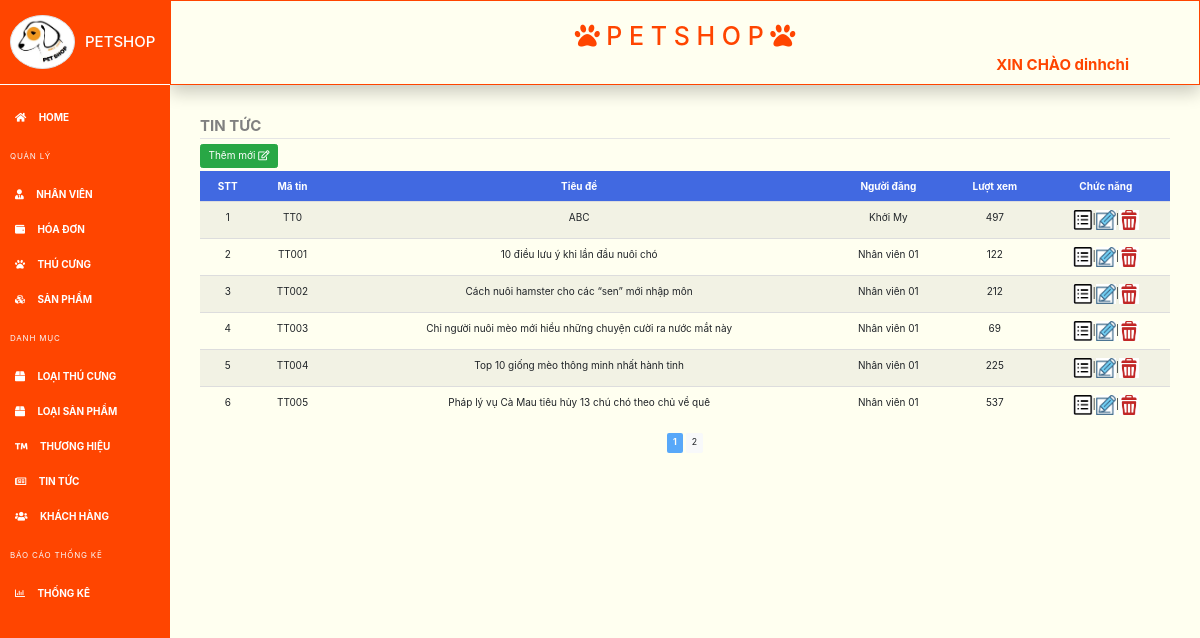
The app's page /index-tintuc.php (signed in), older data.
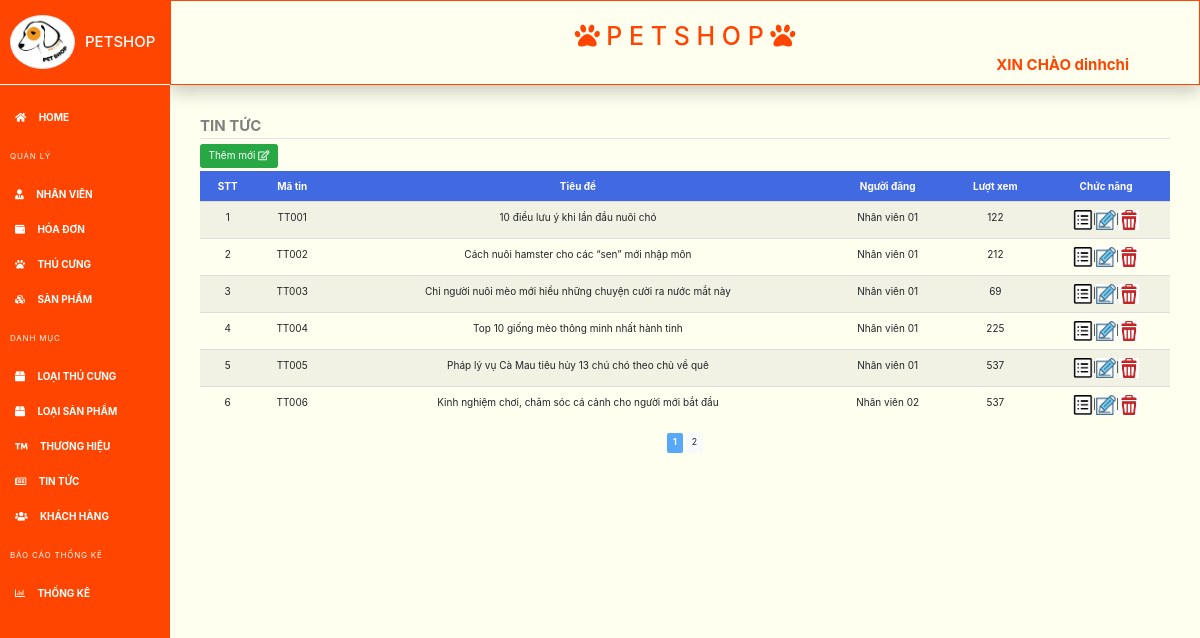
The same page, newer data.
### tables this page shows
CREATE TABLE `tin_tuc` (
  `ma_tin_tuc` varchar(10) NOT NULL,
  `tieu_de` varchar(100) NOT NULL,
  `anh_bia` varchar(50) NOT NULL,
  `tom_tat` text NOT NULL,
  `noi_dung` text NOT NULL,
  `luot_xem` int(11) NOT NULL,
  `ma_nv` varchar(10) NOT NULL
);

CREATE TABLE `quan_tri` (
  `ma_qt` varchar(10) NOT NULL,
  `ho_ten` varchar(100) NOT NULL,
  `gioi_tinh` int(11) NOT NULL,
  `sdt` varchar(11) NOT NULL,
  `dia_chi` varchar(200) NOT NULL,
  `anh_dai_dien` text NOT NULL,
  `username` varchar(20) NOT NULL,
  `password` varchar(20) NOT NULL
);

### index-tintuc.php (the view, shortened to what this page needs)
<?php
	include 'include/header-ad.php';
	include 'connection/connect.php';
    $rowPerPage=6;
    $offset=($_GET['page']-1)*$rowPerPage;
    $result = mysqli_query($dbc,'SELECT * FROM tin_tuc join quan_tri on tin_tuc.ma_nv = quan_tri.ma_qt LIMIT '.$offset.','.$rowPerPage);
    if(mysqli_num_rows($result) == 0){
        echo "Chưa có dữ liệu";
    }
    else
    {
        echo " <fieldset>
     <legend>TIN TỨC</legend>
        <a class='btn btn-success mb-1' href='create-tintuc.php'>Thêm mới <i class='far fa-edit'></i></a>
        <table class='table table-striped' width='100%'>
            <thead>
                <td><b>STT</b></td>
                <td><b>Mã tin</b></td>
                <td><b>Tiêu đề</b></td>
                <td><b>Người đăng</b></td>
                <td><b>Lượt xem</b></td>
                <td><b>Chức năng</b></td>
            </thead>";
        $stt=1;
        while ($row = mysqli_fetch_array($result))
        {
                echo "<tr>";
                echo "<td>$stt</td>";
                echo "<td>$row[0]</td>";
                echo "<td>$row[1]</td>";
                echo "<td>$row[8]</td>";
                echo "<td>$row[5]</td>";
                echo "<td><a class='edit-btn' href='details-tintuc.php?ma_tin_tuc=".$row[0]."'><abbr title='truy cập bài đăng'><img src='images/details.png' width='20px' height='20px' /></abbr></a>|<a class='edit-btn' href='edit-tintuc.php?ma_tin_tuc=".$row[0]."'><abbr title='sửa bài đăng'><img src='images/edit.png' width='20px' height='20px' /></abbr></a>|<a class='edit-btn' onclick='delete();' href='delete-tintuc.php?ma_tin_tuc=".$row[0]."'><abbr title='xóa bài'><img src='images/delete.png' width='20px' height='20px' /></abbr></a></td>";
                echo "</tr>";
            $stt+=1;
        }
        echo '</table>';
        $re = mysqli_query($dbc, 'select * from tin_tuc');
        $numRow = mysqli_num_rows($re);
        $maxPage = floor($numRow/$rowPerPage)+1;
        echo '<center>';
        for ($i=1 ; $i<=$maxPage ; $i++)
        {   if ($i == $_GET['page'])
            {
                echo '<a class="btn btn-sm page-number disabled bg-primary"><b style="color:white">'.$i.'</b></a> ';
            }
            else
            echo "<a class='btn btn-sm btn-light' href=".$_SERVER['PHP_SELF']. "?page=".$i.">".$i."</a> ";
        }
        echo '</center> </fieldset>';
    }
 ?>

### include/header-ad.php (shortened to what this page needs)
<!DOCTYPE html>
<html>
<head>
    <link rel="stylesheet" href="https://stackpath.bootstrapcdn.com/font-awesome/4.7.0/css/font-awesome.min.css">
    <link rel="stylesheet" href="https://maxcdn.bootstrapcdn.com/bootstrap/3.4.1/css/bootstrap.min.css">
    <link rel="stylesheet" href="https://maxcdn.bootstrapcdn.com/bootstrap/4.0.0/css/bootstrap.min.css">
    <link rel="stylesheet" href="include/style-ad.css">
    <link rel="stylesheet" href="https://cdnjs.cloudflare.com/ajax/libs/font-awesome/5.15.1/css/all.min.css" />
</head>
<body>
<div class="vertical-nav " id="sidebar">
  <div class="py-4 px-3 mb-4" style="border-bottom: 1px solid white;">
    <div class="media d-flex align-items-center"><img src="images/logo5.jpg" alt="..." width="65" class="mr-3 rounded-circle img-thumbnail shadow-sm">
      <div class="media-body">
        <h4 style="color: white;" class="m-0">PETSHOP</h4>
      </div>
    </div>
  </div>
  <ul class="nav flex-column mb-0">
    <li class="nav-item">
      <a href="admin.php" class="nav-link">
            <i class="fas fa-home mr-3"></i>
            HOME
        </a>
    </li>
  </ul>
  <p class="text-light text-uppercase px-3 small py-4 mb-0">QUẢN LÝ</p>
    <ul class="nav flex-column mb-0">
    <li class="nav-item">
      <a href="index-nhanvien.php" class="nav-link">
            <i class="fas fa-user-tie mr-3"></i>
            NHÂN VIÊN
        </a>
    </li>
    <li class="nav-item">
      <a href="#" class="nav-link">
                <i class="fas fa-wallet mr-3"></i>
                HÓA ĐƠN
            </a>
    </li>
    <li class="nav-item">
      <a href="index-thucung.php" class="nav-link">
                <i class="fas fa-paw mr-3"></i> THÚ CƯNG
            </a>
    </li>
    <li class="nav-item">
      <a href="index-sanpham.php" class="nav-link">
                <i class="fa fa-cubes mr-3"></i> SẢN PHẨM
            </a>
    </li>
  </ul>
  <p class="text-light text-uppercase px-3 small py-4 mb-0">DANH MỤC</p>
  <ul class="nav flex-column mb-0">
    <li class="nav-item">
      <a href="index-loai-thucung.php" class="nav-link">
                <i class="fa fa-box mr-3"></i>
                LOẠI THÚ CƯNG
            </a>
    </li>
    <li class="nav-item">
      <a href="index-loai-sanpham.php" class="nav-link">
                <i class="fa fa-box mr-3"></i>
                LOẠI SẢN PHẨM
            </a>
    </li>
    <li class="nav-item">
      <a href="index-hang-sanpham.php" class="nav-link">
                <i class="fas fa-trademark mr-3"></i>
                THƯƠNG HIỆU
            </a>
    </li>
    <li class="nav-item">
      <a href="index-tintuc.php" class="nav-link">
                <i class="far fa-newspaper mr-3"></i>
                TIN TỨC
            </a>
    </li>
    <li class="nav-item">
      <a href="index-khachhang.php" class="nav-link">
                <i class="fas fa-users mr-3"></i>
                KHÁCH HÀNG
            </a>
    </li>
  </ul>
  <p class="text-light text-uppercase px-3 small py-4 mb-0">BÁO CÁO THỐNG KÊ</p>
  <ul class="nav flex-column mb-0">
    <li class="nav-item">
      <a href="thongke.php" class="nav-link">
                <i class="far fa-chart-bar mr-3"></i>
                THỐNG KÊ
            </a>
    </li>
</ul>
</div>
<div class="page-content" id="content">
  <div class="banner" style="height: 85px;">
    <h1 align="center"><i class="fas fa-paw"></i> P E T S H O P <i class="fas fa-paw"></i></h1>
      <?php
        if (isset($_SESSION['username']) && $_SESSION['username']!=NULL) {
      ?>
      <div class="dropdown" style="float:right; padding-right: 50px;">
      <h4><a class="dropbtn">XIN CHÀO <?php echo $_SESSION['username']; ?></a></h4>
      </div>
  </div>
      <?php
        }
      ?>
  <div class="p-5">

### include/style-ad.css (style rules this page uses)
.vertical-nav { min-width: 17rem; width: 17rem; height: 100vh; position: fixed; top: 0; left: 0; transition: all 0.4s; background-color: OrangeRed; }
a { color: white; font-weight: bold; }
.page-content { width: calc(100% - 17rem); margin-left: 17rem; transition: all 0.4s; }
body { min-height: 100vh; overflow-x: hidden; background-color: #FFFFF0 ; }
.text-uppercase { letter-spacing: 0.1em; }
.banner { border: 1px solid OrangeRed; color: OrangeRed; padding: 20px; box-shadow: 0px 8px 16px 0px rgba(0,0,0,0.2); }
legend { color: #808080; font-weight: bold; }
thead { background-color: RoyalBlue; color: white; }
td { text-align: center; }
.dropbtn { border: none; cursor: pointer; }

Row changes from the older to the newer data that the page shows:
removed tin_tuc: ma_tin_tuc "TT0", tieu_de "ABC", ma_nv.ho_ten "Khởi My", luot_xem "497"
now on this page (row edited): tin_tuc: ma_tin_tuc "TT006", tieu_de "Kinh nghiệm chơi, chăm sóc cá cảnh cho người mới bắt đầu", ma_nv.ho_ten "Nhân viên 02", luot_xem "537"
